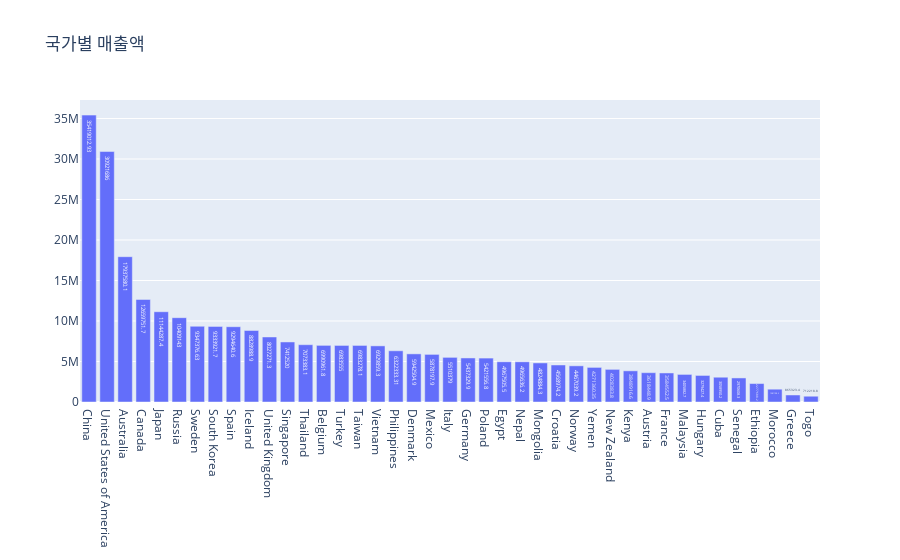

Notebook cell for this chart:
### Code cell
data = go.Bar(x = df_g1['Country'], y = df_g1['Revenue'], text= round(df_g1['Revenue'], 2))
layout = go.Layout(title='국가별 매출액')
fig = go.Figure(data, layout)
fig.show()
